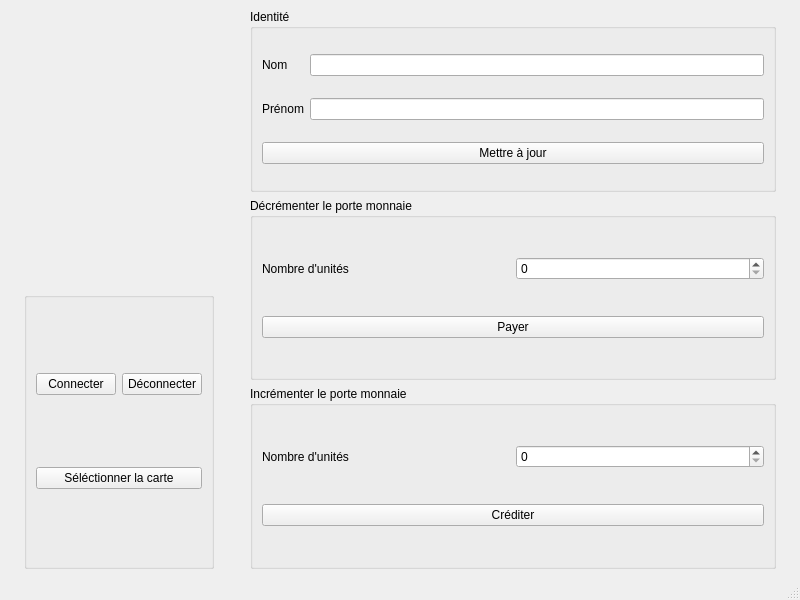
<?xml version="1.0" encoding="UTF-8"?>
<ui version="4.0">
 <class>MainWindow</class>
 <widget class="QMainWindow" name="MainWindow">
  <property name="geometry">
   <rect>
    <x>0</x>
    <y>0</y>
    <width>800</width>
    <height>600</height>
   </rect>
  </property>
  <property name="windowTitle">
   <string>MainWindow</string>
  </property>
  <widget class="QWidget" name="centralwidget">
   <layout class="QHBoxLayout" name="horizontalLayout">
    <item>
     <layout class="QVBoxLayout" name="verticalLayout">
      <property name="leftMargin">
       <number>15</number>
      </property>
      <property name="rightMargin">
       <number>15</number>
      </property>
      <item>
       <widget class="QLabel" name="image">
        <property name="text">
         <string/>
        </property>
        <property name="pixmap">
         <pixmap resource="resource.qrc">:/images/mifare</pixmap>
        </property>
       </widget>
      </item>
      <item>
       <widget class="QGroupBox" name="groupBox_4">
        <property name="title">
         <string/>
        </property>
        <property name="flat">
         <bool>false</bool>
        </property>
        <layout class="QGridLayout" name="gridLayout_5">
         <item row="0" column="0">
          <widget class="QPushButton" name="pushButton">
           <property name="text">
            <string>Connecter</string>
           </property>
          </widget>
         </item>
         <item row="0" column="1">
          <widget class="QPushButton" name="pushButton_2">
           <property name="text">
            <string>Déconnecter</string>
           </property>
          </widget>
         </item>
         <item row="1" column="0" colspan="2">
          <widget class="QPushButton" name="pushButton_3">
           <property name="text">
            <string>Séléctionner la carte</string>
           </property>
          </widget>
         </item>
        </layout>
       </widget>
      </item>
     </layout>
    </item>
    <item>
     <layout class="QGridLayout" name="gridLayout">
      <property name="leftMargin">
       <number>15</number>
      </property>
      <property name="rightMargin">
       <number>15</number>
      </property>
      <item row="2" column="1">
       <widget class="QGroupBox" name="groupBox_3">
        <property name="title">
         <string>Incrémenter le porte monnaie</string>
        </property>
        <layout class="QGridLayout" name="gridLayout_4">
         <item row="0" column="0">
          <widget class="QLabel" name="label_6">
           <property name="text">
            <string>Nombre d'unités</string>
           </property>
          </widget>
         </item>
         <item row="0" column="1">
          <widget class="QSpinBox" name="nb_a_crediter">
           <property name="minimumSize">
            <size>
             <width>50</width>
             <height>0</height>
            </size>
           </property>
          </widget>
         </item>
         <item row="1" column="0" colspan="2">
          <widget class="QPushButton" name="crediter">
           <property name="text">
            <string>Créditer</string>
           </property>
          </widget>
         </item>
        </layout>
       </widget>
      </item>
      <item row="1" column="1">
       <widget class="QGroupBox" name="groupBox_2">
        <property name="title">
         <string>Décrémenter le porte monnaie</string>
        </property>
        <layout class="QGridLayout" name="gridLayout_3">
         <item row="0" column="0">
          <widget class="QLabel" name="label_5">
           <property name="text">
            <string>Nombre d'unités</string>
           </property>
          </widget>
         </item>
         <item row="0" column="1">
          <widget class="QSpinBox" name="nb_a_payer">
           <property name="minimumSize">
            <size>
             <width>50</width>
             <height>0</height>
            </size>
           </property>
          </widget>
         </item>
         <item row="1" column="0" colspan="2">
          <widget class="QPushButton" name="payer">
           <property name="text">
            <string>Payer</string>
           </property>
          </widget>
         </item>
        </layout>
       </widget>
      </item>
      <item row="0" column="1">
       <layout class="QVBoxLayout" name="verticalLayout_2">
        <item>
         <widget class="QGroupBox" name="groupBox">
          <property name="title">
           <string>Identité</string>
          </property>
          <layout class="QGridLayout" name="gridLayout_2">
           <item row="0" column="0">
            <widget class="QLabel" name="label_2">
             <property name="text">
              <string>Nom</string>
             </property>
            </widget>
           </item>
           <item row="0" column="2">
            <widget class="QLineEdit" name="nom"/>
           </item>
           <item row="1" column="0" colspan="2">
            <widget class="QLabel" name="label_3">
             <property name="text">
              <string>Prénom</string>
             </property>
            </widget>
           </item>
           <item row="1" column="2">
            <widget class="QLineEdit" name="prenom"/>
           </item>
           <item row="2" column="0" colspan="3">
            <widget class="QPushButton" name="mettre_a_jour">
             <property name="text">
              <string>Mettre à jour</string>
             </property>
            </widget>
           </item>
          </layout>
         </widget>
        </item>
       </layout>
      </item>
     </layout>
    </item>
   </layout>
  </widget>
  <widget class="QMenuBar" name="menubar">
   <property name="geometry">
    <rect>
     <x>0</x>
     <y>0</y>
     <width>800</width>
     <height>21</height>
    </rect>
   </property>
  </widget>
  <widget class="QStatusBar" name="statusbar"/>
 </widget>
 <resources>
  <include location="resource.qrc"/>
 </resources>
 <connections/>
 <buttongroups>
  <buttongroup name="buttonGroup"/>
 </buttongroups>
</ui>
